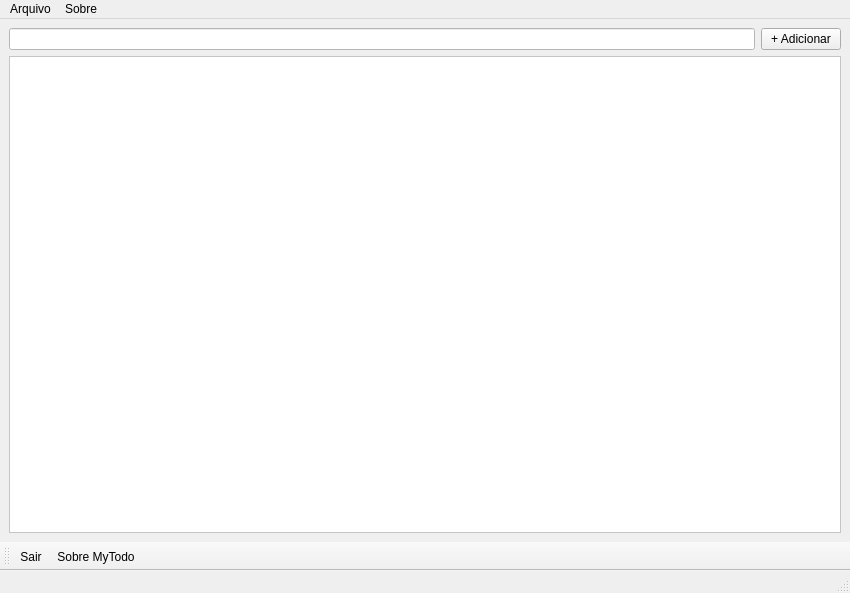
<?xml version="1.0" encoding="UTF-8"?>
<ui version="4.0">
 <class>MyTodo</class>
 <widget class="QMainWindow" name="MyTodo">
  <property name="geometry">
   <rect>
    <x>0</x>
    <y>0</y>
    <width>850</width>
    <height>593</height>
   </rect>
  </property>
  <property name="windowTitle">
   <string>MyTodo</string>
  </property>
  <property name="windowIcon">
   <iconset resource="assets.qrc">
    <normaloff>:/img/mytodo.png</normaloff>:/img/mytodo.png</iconset>
  </property>
  <widget class="QWidget" name="centralwidget">
   <layout class="QGridLayout" name="gridLayout">
    <item row="1" column="0">
     <widget class="QTableWidget" name="tb_show">
      <property name="styleSheet">
       <string notr="true">background:#fff;</string>
      </property>
     </widget>
    </item>
    <item row="0" column="0">
     <layout class="QHBoxLayout" name="horizontalLayout">
      <item>
       <widget class="QLineEdit" name="field_todo">
        <property name="styleSheet">
         <string notr="true">background:#fff;</string>
        </property>
       </widget>
      </item>
      <item>
       <widget class="QPushButton" name="btn_add">
        <property name="text">
         <string>+ Adicionar</string>
        </property>
       </widget>
      </item>
     </layout>
    </item>
   </layout>
  </widget>
  <widget class="QMenuBar" name="menubar">
   <property name="geometry">
    <rect>
     <x>0</x>
     <y>0</y>
     <width>850</width>
     <height>22</height>
    </rect>
   </property>
   <widget class="QMenu" name="menuArquivo">
    <property name="title">
     <string>Arquivo</string>
    </property>
    <addaction name="actionSair"/>
   </widget>
   <widget class="QMenu" name="menuSobre">
    <property name="title">
     <string>Sobre</string>
    </property>
    <addaction name="actionSobre_MyTodo"/>
   </widget>
   <addaction name="menuArquivo"/>
   <addaction name="menuSobre"/>
  </widget>
  <widget class="QStatusBar" name="statusbar"/>
  <widget class="QToolBar" name="toolBar">
   <property name="windowTitle">
    <string>toolBar</string>
   </property>
   <attribute name="toolBarArea">
    <enum>BottomToolBarArea</enum>
   </attribute>
   <attribute name="toolBarBreak">
    <bool>false</bool>
   </attribute>
   <addaction name="actionSair"/>
   <addaction name="actionSobre_MyTodo"/>
  </widget>
  <action name="actionSair">
   <property name="icon">
    <iconset resource="assets.qrc">
     <normaloff>:/img/close.png</normaloff>:/img/close.png</iconset>
   </property>
   <property name="text">
    <string>Sair</string>
   </property>
  </action>
  <action name="actionSobre_MyTodo">
   <property name="icon">
    <iconset resource="assets.qrc">
     <normaloff>:/img/about.png</normaloff>:/img/about.png</iconset>
   </property>
   <property name="text">
    <string>Sobre MyTodo</string>
   </property>
  </action>
 </widget>
 <resources>
  <include location="assets.qrc"/>
 </resources>
 <connections/>
</ui>
